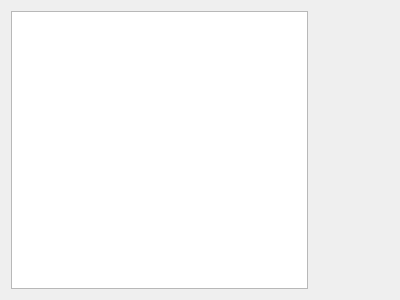
<?xml version="1.0" encoding="UTF-8"?>
<ui version="4.0">
 <class>scan_2d_widget</class>
 <widget class="QWidget" name="scan_2d_widget">
  <property name="geometry">
   <rect>
    <x>0</x>
    <y>0</y>
    <width>400</width>
    <height>300</height>
   </rect>
  </property>
  <property name="sizePolicy">
   <sizepolicy hsizetype="Preferred" vsizetype="Preferred">
    <horstretch>0</horstretch>
    <verstretch>0</verstretch>
   </sizepolicy>
  </property>
  <property name="windowTitle">
   <string>2D Scan</string>
  </property>
  <layout class="QHBoxLayout" name="horizontalLayout">
   <item>
    <widget class="ScanPlotWidget" name="image_scanPlotWidget">
     <property name="sizePolicy">
      <sizepolicy hsizetype="Expanding" vsizetype="Preferred">
       <horstretch>0</horstretch>
       <verstretch>0</verstretch>
      </sizepolicy>
     </property>
     <property name="minimumSize">
      <size>
       <width>100</width>
       <height>100</height>
      </size>
     </property>
     <property name="transformationAnchor">
      <enum>QGraphicsView::AnchorUnderMouse</enum>
     </property>
    </widget>
   </item>
   <item>
    <widget class="ColorBarWidget" name="colorbar_colorBarWidget" native="true">
     <property name="minimumSize">
      <size>
       <width>75</width>
       <height>0</height>
      </size>
     </property>
    </widget>
   </item>
  </layout>
 </widget>
 <customwidgets>
  <customwidget>
   <class>ScanPlotWidget</class>
   <extends>QGraphicsView</extends>
   <header>qtwidgets.scan_plotwidget.h</header>
  </customwidget>
  <customwidget>
   <class>ColorBarWidget</class>
   <extends>QWidget</extends>
   <header>qtwidgets.colorbar.h</header>
   <container>1</container>
  </customwidget>
 </customwidgets>
 <resources/>
 <connections/>
</ui>
